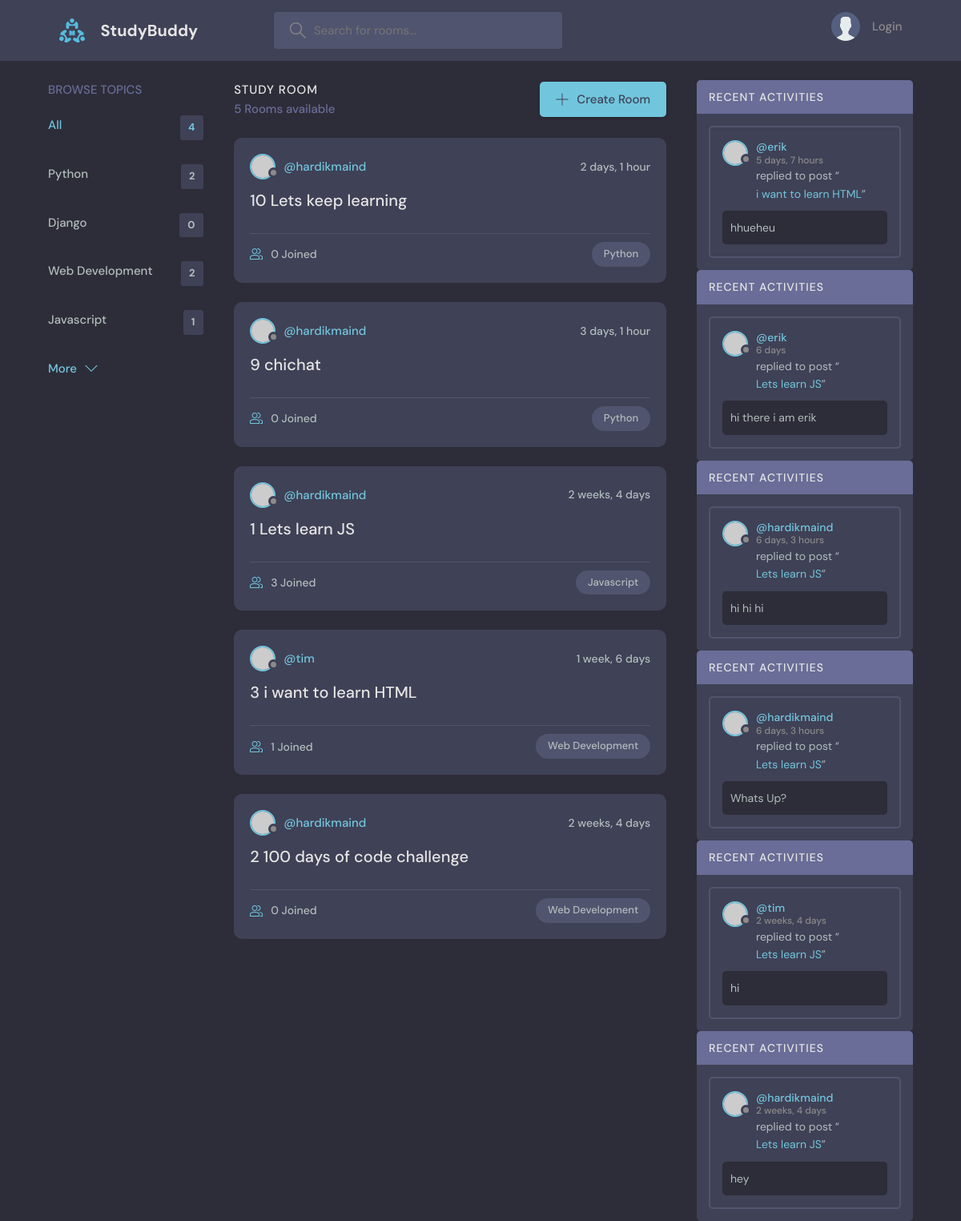
The page / on the database its author committed.
### base/models.py (models this page shows, shortened)
class Topic(models.Model):
    name = models.CharField(max_length=200)

class Room(models.Model):
    host = models.ForeignKey(User, null=True, on_delete=models.SET_NULL)
    name = models.CharField(max_length=200)
    description = models.TextField(null=True, blank=True)
    participants = models.ManyToManyField(User,related_name='participants', blank=True)
    updated = models.DateTimeField(auto_now=True)
    created = models.DateTimeField(auto_now_add=True)
    topic = models.ForeignKey(Topic, null=True, on_delete=models.SET_NULL)
    class Meta:
        ordering = ['-updated', '-created']
    def __str__(self):
        return self.name

class Message(models.Model):
    user = models.ForeignKey(User, on_delete=models.CASCADE)
    room = models.ForeignKey(Room, on_delete=models.CASCADE)
    body = models.TextField()
    updated = models.DateTimeField(auto_now=True)
    created = models.DateTimeField(auto_now_add=True)
    class Meta:
        ordering = ['-updated', '-created']

### base/views.py (the view)
# urls.py: path('', views.home,name="home"),   #when the user goes to the home page, the home function is called..which is in the views.py file
def home(request):
    q = request.GET.get('query') if request.GET.get('query') != None else ''
    rooms = Room.objects.filter(Q(topic__name__icontains=q) | Q(
        name__icontains=q) | Q(description__icontains=q))
    room_count = rooms.count()
    room_message = Message.objects.filter(Q(room__topic__name__icontains=q))
    topics = Topic.objects.all()
    context = {'rooms': rooms, 'topics': topics,
               'room_count': room_count, 'room_messages': room_message}
    return render(request, 'base/home.html', context)

### base/templates/base/home.html (shortened to what this page needs)
{% extends 'main.html' %}
{% block content %}
<main class="layout layout--3">
  <div class="container">
    {%include 'base/topic_component.html' %}
    <div class="roomList">
      <div class="roomList__header">
        <div>
          <h2>Study Room</h2>
          <p>{{room_count}} Rooms available</p>
        </div>
        <a class="btn btn--main" href="{% url 'create-room' %}">
          <svg
            version="1.1"
            xmlns="http://www.w3.org/2000/svg"
            width="32"
            height="32"
            viewBox="0 0 32 32"
          >
            <title>add</title>
            <path
              d="M16.943 0.943h-1.885v14.115h-14.115v1.885h14.115v14.115h1.885v-14.115h14.115v-1.885h-14.115v-14.115z"
            ></path>
          </svg>
          Create Room
        </a>
      </div>
     {%include 'base/feed_component.html' %}
    </div>
    {% include 'base/activity_component.html' %}
  </div>
</main>
{% endblock content %}

### base/templates/base/topic_component.html
<div class="topics">
  <div class="topics__header">
    <h2>Browse Topics</h2>
  </div>
  <ul class="topics__list">
    <li>
      <a href="{% url 'home'%}" class="active">All <span>{{topics.count}}</span></a>
    </li>
    {% for x in topics %}
    <li>
      <a href="{% url 'home' %}?query={{x.name}}"> {{x.name}} <span>{{x.room_set.all.count}}</span></a>
    </li>
    {%endfor%}
  </ul>
  <a class="btn btn--link" href="topics.html">
    More
    <svg
      version="1.1"
      xmlns="http://www.w3.org/2000/svg"
      width="32"
      height="32"
      viewBox="0 0 32 32"
    >
      <title>chevron-down</title>
      <path d="M16 21l-13-13h-3l16 16 16-16h-3l-13 13z"></path>
    </svg>
  </a>
</div>

### base/templates/base/feed_component.html (shortened to what this page needs)
{% for room in rooms %}
<div class="roomListRoom">
  <div class="roomListRoom__header">
    <a href="{% url 'user-profile' room.host.id %}" class="roomListRoom__author">
      <div class="avatar avatar--small">
        <img src="https://randomuser.me/api/portraits/women/11.jpg" />
      </div>
      <span>@{{room.host.username}}</span>
    </a>
    <div class="roomListRoom__actions">
      <span>{{room.created|timesince }}</span>
    </div>
  </div>
  <div class="roomListRoom__content">
    <a href="{% url 'room' room.id %}"> {{room.id}}    {{room.name}}</a>
  </div>
  <div class="roomListRoom__meta">
    <a href="{% url 'room' room.id %}" class="roomListRoom__joined">
      {{room.participants.all.count}} Joined
    </a>
    <p class="roomListRoom__topic">{{room.topic.name}}</p>
  </div>
</div>
{% endfor %}

### base/templates/base/activity_component.html (shortened to what this page needs)
<div>
{% for x in room_messages %}
<div class="activities">
  <div class="activities__header">
    <h2>Recent Activities</h2>
  </div>
  <div class="activities__box">
    <div class="activities__boxHeader roomListRoom__header">
      <a href="{% url 'user-profile' x.user.id %}" class="roomListRoom__author">
        <div class="avatar avatar--small">
          <img src="https://randomuser.me/api/portraits/women/11.jpg" />
        </div>
        <p>
          @{{x.user}}
          <span>{{x.created|timesince}}</span>
        </p>
      </a>
    </div>
    <div class="activities__boxContent">
      <p>
        replied to post “<a href="{%url 'room' x.room.id %}">{{x.room}}</a>”
      </p>
      <div class="activities__boxRoomContent">
        {{x.body}}
      </div>
    </div>
  </div>
</div>
{% endfor %}
</div>

### rows shown on the page
Topic: name "Python", room_set.all.count "2"
Topic: name "Django", room_set.all.count "0"
Topic: name "Web Development", room_set.all.count "2"
Topic: name "Javascript", room_set.all.count "1"
Room: host.username "hardikmaind", created "2 days, 1 hour", id "10", name "Lets keep learning", participants.all.count "0", topic.name "Python"
Room: host.username "hardikmaind", created "3 days, 1 hour", id "9", name "chichat", participants.all.count "0", topic.name "Python"
Room: host.username "hardikmaind", created "2 weeks, 4 days", id "1", name "Lets learn JS", participants.all.count "3", topic.name "Javascript"
Room: host.username "tim", created "1 week, 6 days", id "3", name "i want to learn HTML", participants.all.count "1", topic.name "Web Development"
Room: host.username "hardikmaind", created "2 weeks, 4 days", id "2", name "100 days of code challenge", participants.all.count "0", topic.name "Web Development"
Message: user "erik", created "5 days, 7 hours", room "i want to learn HTML", body "hhueheu"
Message: user "erik", created "6 days", room "Lets learn JS", body "hi there i am erik"
Message: user "hardikmaind", created "6 days, 3 hours", room "Lets learn JS", body "hi hi hi"
Message: user "hardikmaind", created "6 days, 3 hours", room "Lets learn JS", body "Whats Up?"
Message: user "tim", created "2 weeks, 4 days", room "Lets learn JS", body "hi"
Message: user "hardikmaind", created "2 weeks, 4 days", room "Lets learn JS", body "hey"

### other values the page prints
{{ topics.count }} "4"
{{ room_count }} "5"
